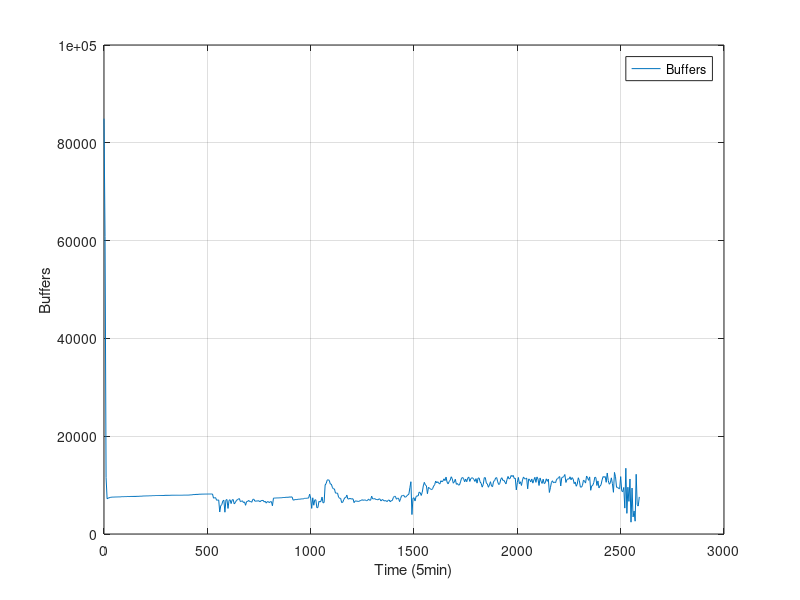

MATLAB code to generate this figure:
#! /usr/bin/octave -qf
fig = figure;
data = dlmread("finput.txt"," ");
size(data);
set(fig, "visible", "off");
time = data(:,1);
MemTotal = data(:,2);
MemFree = data(:,3);
Buffers = data(:,4);
Cached = data(:,5);
SwapCached = data(:,6);
Active = data(:,7);
Inactive = data(:,8);
SwapTotal = data(:,9);
SwapFree = data(:,10);
Dirty = data(:,11);
Writeback = data(:,12);
AnonPages = data(:,13);
Mapped = data(:,14);
Slab = data(:,15);
SReclaimable = data(:,16);
SUnreclaim = data(:,17);
PageTables = data(:,18);
NFS_Unstable = data(:,19);
Bounce = data(:,20);
WritebackTmp = data(:,21);
CommitLimit = data(:,22);
Committed_AS = data(:,23);
VmallocTotal = data(:,24);
VmallocUsed = data(:,25);
VmallocChunk = data(:,26);

plot(time,Buffers,";Buffers;"), grid

xlabel("Time (5min)");
ylabel("Buffers");
print("Buffers.png", "-dpng");
